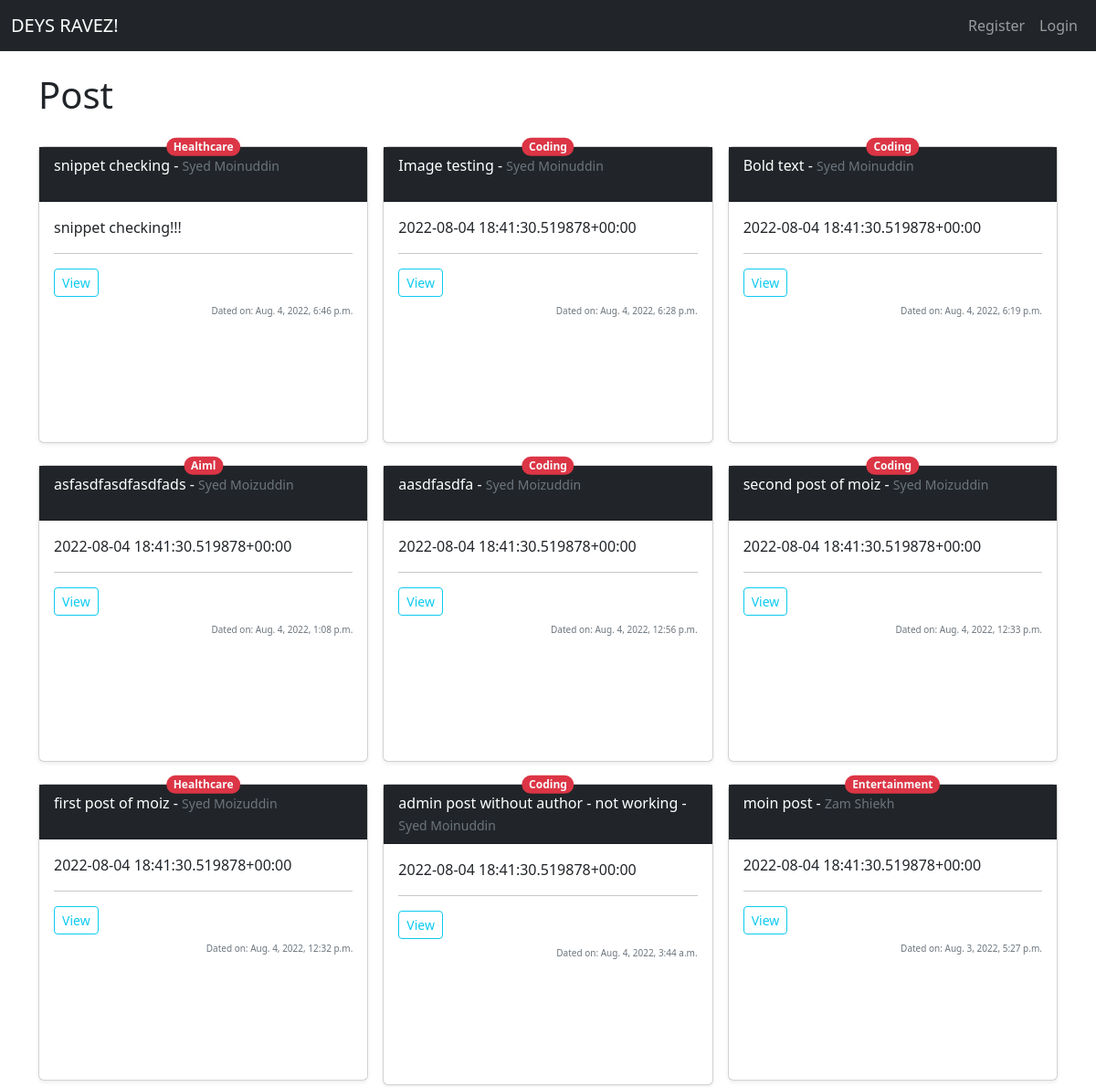
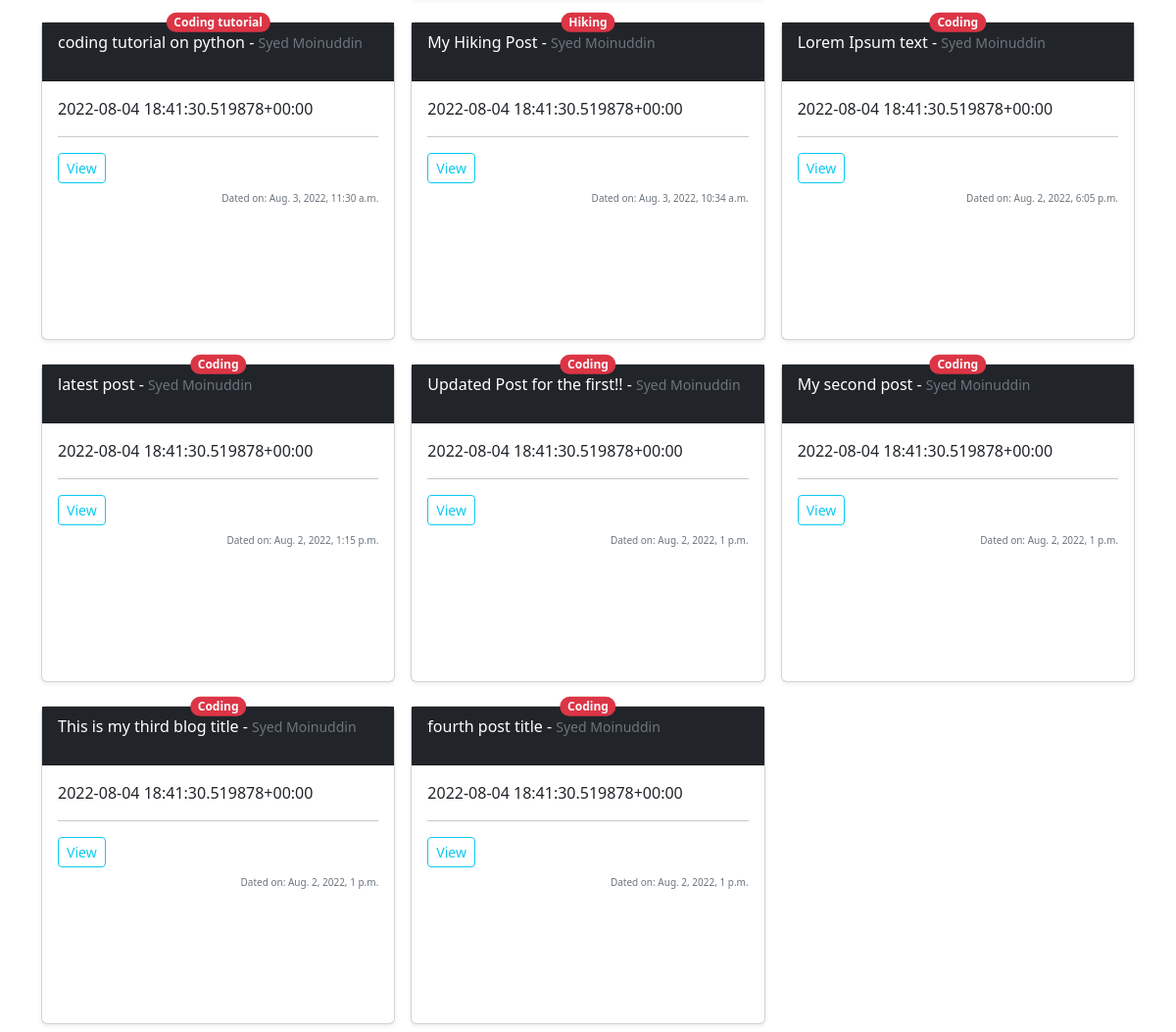
The page / on the database its author committed (2 pictures, top to bottom).
### zblog/models.py (models this page shows, shortened)
class Post(models.Model):
    title = models.CharField(max_length=600)
    title_tag = models.CharField(max_length=600) #,default="DEYS RAVEZ!"
    author = models.ForeignKey(User, on_delete=models.CASCADE)
    body = RichTextField(blank=True, null=True)
    updated_date = models.DateTimeField(auto_now_add=True)
    category = models.CharField(max_length=255, default='coding')
    snippet = models.CharField(max_length=255)
    likes = models.ManyToManyField(User, related_name='blog_posts')

### zblog/views.py (the view)
# urls.py: path('', views.HomeView.as_view(), name="home"),
class HomeView(ListView):
    model = Post
    template_name = 'home.html'
    ordering = ['-updated_date']
    def get_context_data(self, *args, **kwargs):
        cat_menu=Category.objects.all()
        context = super(HomeView, self).get_context_data(*args, **kwargs)
        context["cat_menu"]=cat_menu
        return context

### zblog/templates/home.html (shortened to what this page needs)
{% extends 'base.html' %}
{% block content %}
<h1>Post</h1>
<br>
<div class="row row-cols-1 row-cols-sm-2 row-cols-md-3 g-3">
    {% for post in object_list %}
    <div class="col mb-2">
        <div class="card shadow-sm position-relative" >
            <span class="position-absolute top-0 start-50 translate-middle badge rounded-pill bg-danger">
                <a class="text-decoration-none text-light" href="{% url 'category' post.category|slugify %}">{{post.category|capfirst }}</a>
              </span>
            <div class="card-header bg-dark text-white" style="min-height: 60px;">
                {{post.title}} - <small class="mb-1 text-muted">{{post.author.first_name}}
                    {{post.author.last_name}}</small>
            </div>
            <div class="card-body" style="min-height: 263px;">
                <p class="card-text">
                    {{post.snippet}}
                </p>
                <hr>
                <div class="d-flex justify-content-between align-items-center">
                    <div class="btn-group">
                        <a href="{% url 'detail' post.pk %}" class="btn btn-sm btn-outline-info">View</a>
                    </div>
                </div>
                <small class="text-muted my-2" style="font-size:x-small;float: right;">Dated on: {{post.updated_date}}</small>
            </div>
        </div>
    </div>
    {% endfor %}
</div>
{% endblock %}

### rows shown on the page
Post: category "Healthcare", title "snippet checking", author.first_name "Syed", author.last_name "Moinuddin", snippet "snippet checking!!!", updated_date "Aug. 4, 2022, 6:46 p.m."
Post: category "Coding", title "Image testing", author.first_name "Syed", author.last_name "Moinuddin", snippet "2022-08-04 18:41:30.519878+00:00", updated_date "Aug. 4, 2022, 6:28 p.m."
Post: category "Coding", title "Bold text", author.first_name "Syed", author.last_name "Moinuddin", snippet "2022-08-04 18:41:30.519878+00:00", updated_date "Aug. 4, 2022, 6:19 p.m."
Post: category "Aiml", title "asfasdfasdfasdfads", author.first_name "Syed", author.last_name "Moizuddin", snippet "2022-08-04 18:41:30.519878+00:00", updated_date "Aug. 4, 2022, 1:08 p.m."
Post: category "Coding", title "aasdfasdfa", author.first_name "Syed", author.last_name "Moizuddin", snippet "2022-08-04 18:41:30.519878+00:00", updated_date "Aug. 4, 2022, 12:56 p.m."
Post: category "Coding", title "second post of moiz", author.first_name "Syed", author.last_name "Moizuddin", snippet "2022-08-04 18:41:30.519878+00:00", updated_date "Aug. 4, 2022, 12:33 p.m."
Post: category "Healthcare", title "first post of moiz", author.first_name "Syed", author.last_name "Moizuddin", snippet "2022-08-04 18:41:30.519878+00:00", updated_date "Aug. 4, 2022, 12:32 p.m."
Post: category "Coding", title "admin post without author - not working", author.first_name "Syed", author.last_name "Moinuddin", snippet "2022-08-04 18:41:30.519878+00:00", updated_date "Aug. 4, 2022, 3:44 a.m."
Post: category "Entertainment", title "moin post", author.first_name "Zam", author.last_name "Shiekh", snippet "2022-08-04 18:41:30.519878+00:00", updated_date "Aug. 3, 2022, 5:27 p.m."
Post: category "Coding tutorial", title "coding tutorial on python", author.first_name "Syed", author.last_name "Moinuddin", snippet "2022-08-04 18:41:30.519878+00:00", updated_date "Aug. 3, 2022, 11:30 a.m."
Post: category "Hiking", title "My Hiking Post", author.first_name "Syed", author.last_name "Moinuddin", snippet "2022-08-04 18:41:30.519878+00:00", updated_date "Aug. 3, 2022, 10:34 a.m."
Post: category "Coding", title "Lorem Ipsum text", author.first_name "Syed", author.last_name "Moinuddin", snippet "2022-08-04 18:41:30.519878+00:00", updated_date "Aug. 2, 2022, 6:05 p.m."
Post: category "Coding", title "latest post", author.first_name "Syed", author.last_name "Moinuddin", snippet "2022-08-04 18:41:30.519878+00:00", updated_date "Aug. 2, 2022, 1:15 p.m."
Post: category "Coding", title "Updated Post for the first!!", author.first_name "Syed", author.last_name "Moinuddin", snippet "2022-08-04 18:41:30.519878+00:00", updated_date "Aug. 2, 2022, 1 p.m."
Post: category "Coding", title "My second post", author.first_name "Syed", author.last_name "Moinuddin", snippet "2022-08-04 18:41:30.519878+00:00", updated_date "Aug. 2, 2022, 1 p.m."
Post: category "Coding", title "This is my third blog title", author.first_name "Syed", author.last_name "Moinuddin", snippet "2022-08-04 18:41:30.519878+00:00", updated_date "Aug. 2, 2022, 1 p.m."
Post: category "Coding", title "fourth post title", author.first_name "Syed", author.last_name "Moinuddin", snippet "2022-08-04 18:41:30.519878+00:00", updated_date "Aug. 2, 2022, 1 p.m."
